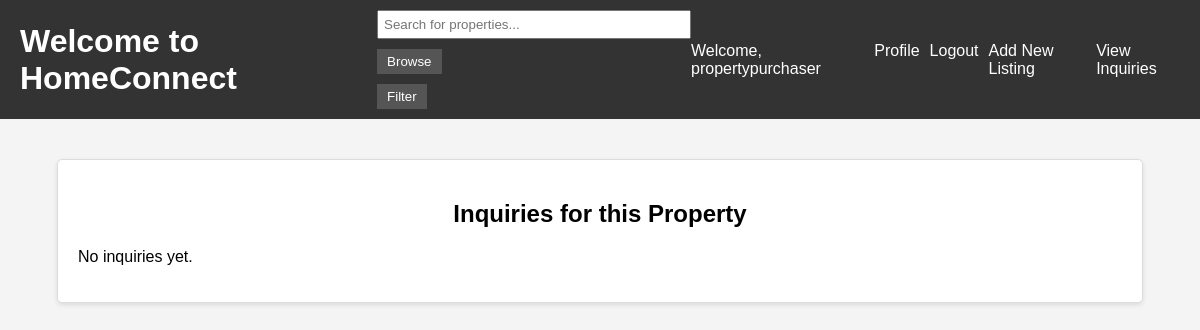
The app's page /properties/14/track_inquiries/ (signed in), older data.
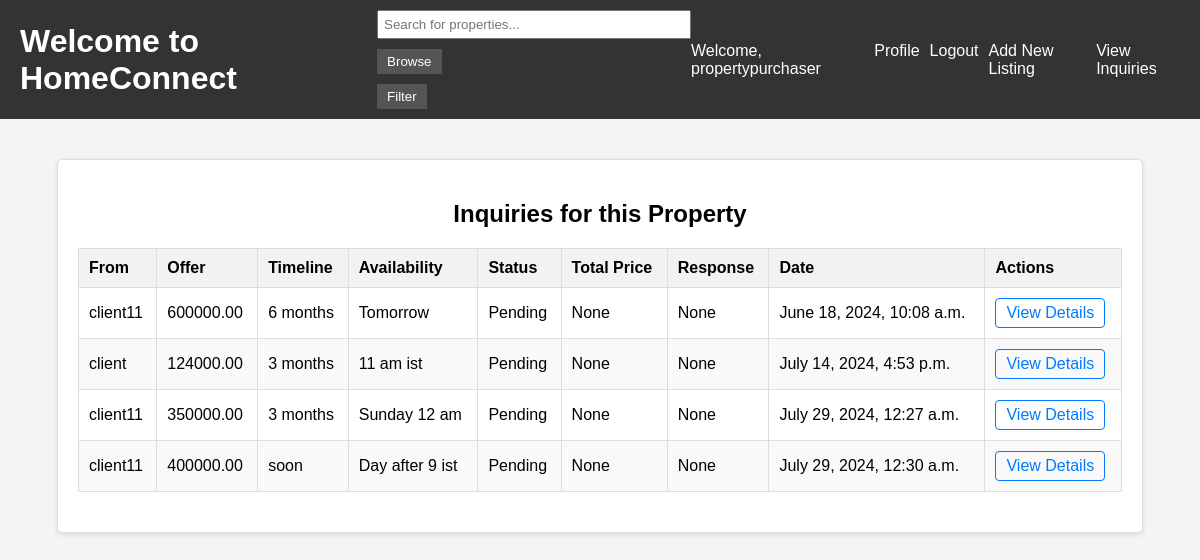
The same page, newer data.
### core/models.py (models this page shows, shortened)
class Inquiry(models.Model):
    client = models.ForeignKey(CustomUser, on_delete=models.CASCADE, related_name='inquiries')
    property = models.ForeignKey(Property, on_delete=models.CASCADE)
    offer = models.DecimalField(max_digits=10, decimal_places=2, default=0.0)
    timeline = models.CharField(max_length=100, default='As soon as possible')
    availability = models.CharField(max_length=100, default='Anytime')
    status = models.CharField(max_length=50, default='Pending')
    estimated_closing_time = models.DateTimeField(null=True, blank=True)
    total_price = models.DecimalField(max_digits=10, decimal_places=2, null=True, blank=True)
    response = models.TextField(null=True, blank=True)
    created_at = models.DateTimeField(auto_now_add=True)  # Automatically set the field to now when the object is first created

class CustomUser(AbstractUser):
    USER_TYPE_CHOICES = (
        ('client', 'Client'),
        ('property_purchaser', 'Property Purchaser'),
        ('salesperson', 'Salesperson'),
    )
    user_role = models.CharField(max_length=20, choices=USER_TYPE_CHOICES, default='client')
    phone_number = models.CharField(max_length=15, blank=True, null=True)
    office_address = models.CharField(max_length=255, blank=True, null=True)

### core/views.py (the view)
# urls.py: path('properties/<int:property_id>/track_inquiries/', views.track_inquiries, name='track_inquiries'),
@login_required
def track_inquiries(request, property_id):
    property = get_object_or_404(Property, id=property_id)
    inquiries = Inquiry.objects.filter(property=property)
    return render(request, 'track_inquiries.html', {'inquiries': inquiries, 'property_id': property_id})

### core/templates/track_inquiries.html (shortened to what this page needs)
{% extends 'base.html' %}
{% block content %}
<div class="inquiries-box">
    <h2>Inquiries for this Property</h2>
    {% if inquiries %}
        <table class="inquiry-table">
            <thead>
                <tr>
                    <th>From</th>
                    <th>Offer</th>
                    <th>Timeline</th>
                    <th>Availability</th>
                    <th>Status</th>
                    <th>Total Price</th>
                    <th>Response</th>
                    <th>Date</th>
                    <th>Actions</th>
                </tr>
            </thead>
            <tbody>
                {% for inquiry in inquiries %}
                    <tr>
                        <td>{{ inquiry.client.username }}</td>
                        <td>{{ inquiry.offer }}</td>
                        <td>{{ inquiry.timeline }}</td>
                        <td>{{ inquiry.availability }}</td>
                        <td>{{ inquiry.status }}</td>
                        <td>{{ inquiry.total_price|default:"None" }}</td>
                        <td>{{ inquiry.response|default:"None" }}</td>
                        <td>{{ inquiry.created_at|date:"F j, Y, g:i a" }}
                        </td>
                        <td><a href="{% url 'inquiry_detail' inquiry.id %}">View Details</a></td>
                    </tr>
                {% endfor %}
            </tbody>
        </table>
    {% else %}
        <p>No inquiries yet.</p>
    {% endif %}
</div>
{% endblock %}

Row changes from the older to the newer data that the page shows:
added Inquiry: client.username "client11", offer "600000.00", timeline "6 months", availability "Tomorrow", status "Pending", total_price "None", response "None", created_at "June 18, 2024, 10:08 a.m."
added Inquiry: client.username "client", offer "124000.00", timeline "3 months", availability "11 am ist", status "Pending", total_price "None", response "None", created_at "July 14, 2024, 4:53 p.m."
added Inquiry: client.username "client11", offer "350000.00", timeline "3 months", availability "Sunday 12 am", status "Pending", total_price "None", response "None", created_at "July 29, 2024, 12:27 a.m."
added Inquiry: client.username "client11", offer "400000.00", timeline "soon", availability "Day after 9 ist", status "Pending", total_price "None", response "None", created_at "July 29, 2024, 12:30 a.m."
Text that changed along with them:
text no longer shown: "No inquiries yet."
text now shown: "From Offer Timeline Availability Status Total Price Response Date Actions"
